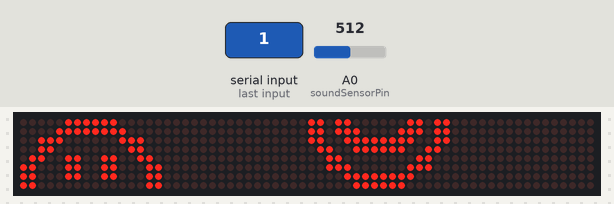
The sketch below on a simulated Arduino Uno, built with avr-gcc and run on an emulated ATmega328P. On the bench: 64×8 LED matrix. The test bench sets the inputs (shaded band); at power-on: A0 (soundSensorPin) = 512. What the sketch prints to the serial monitor is not drawn.

1.3 s: "1" received over Serial
Above: at 3.4 s.
Timing chart, 0 to 4.9 s (numbered marks = the images above; inputs shaded):
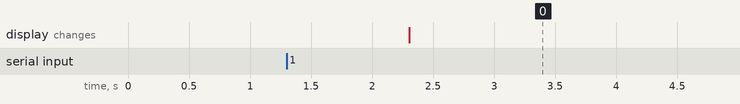

Measured:
- after the input at 1.3 s, the display: changes after 1.0 s (image 0)

The sketch:

Primary_Code_copy.ino
```cpp
/*
pins:
CS = 10
CLK = 13
DIN = 11
SOUND PIN =A0
*/

#include <MD_Parola.h>
#include <MD_MAX72xx.h>
#include <SPI.h>


#define HARDWARE_TYPE MD_MAX72XX::FC16_HW
//#define HARDWARE_TYPE MD_MAX72XX::GENERIC_HW

#define MAX_DEVICES 8
#define CS_PIN 10

MD_Parola myDisplay = MD_Parola(HARDWARE_TYPE, CS_PIN, MAX_DEVICES);

// Define custom characters
const uint8_t Smile[] = {8, 60, 66, 149, 145, 145, 149, 66, 60 };// Smile 8x8
//default smile
const uint8_t default_SmileTR[] = {8, 224, 240, 28, 12, 6, 115, 115, 3}; //default smile top right
const uint8_t default_SmileTL[] = {8, 3, 115, 115, 6, 12, 28, 240, 224}; //default smile top left
const uint8_t default_SmileBR[] = {8, 7, 15, 56, 51, 103, 206, 204, 204}; //default smile Bottom right
const uint8_t default_SmileBL[] = {8, 204, 204, 206, 103, 51, 56, 15, 7}; //default smile Bottom left
//Talk mouth closed. The top half of the animation remains the same
const uint8_t TMC_SmileBR[] = {8, 7, 15, 56, 48, 102, 198, 198, 198, };
const uint8_t TMC_SmileBL[] = {8, 198, 198, 198, 102, 48, 56, 15, 7};
//Talk mouth open
const uint8_t TMO_SmileBR[] = {8, 7, 15, 56, 48, 96, 198, 207, 207,};
const uint8_t TMO_SmileBL[] = {8, 207, 207, 198, 96, 48, 56, 15, 7,};
// Speech bubble
const uint8_t SB_LEFT[] = {8, 0, 78, 127, 123, 49, 17, 17, 17,};
const uint8_t SB_RIGHT[] = {8, 17, 17, 17, 27, 31, 14, 0, 0, };

// Create structures
typedef struct
{
  uint8_t spacing;  // character spacing
  const char *msg;  // message to display
} msgDef_t;

//Create Animation and default frame
msgDef_t IdleFace[] =
{
  {0, "!#        $%"}
};

msgDef_t Animation[] = // Each line is a "frame" of animation
 {
  {0, "!#+-&/"},
  {0, "!#+-=?"},
};

#define MAX_STRINGS  (sizeof(Animation)/sizeof(Animation[0]))

// General variables

int x = 0;
const int soundSensorPin = A0;  // Analog pin to which the sensor is connected
bool SoundActivity = false;


void setup() {
  Serial.begin(9600);
  myDisplay.begin();

  //Add characters to be used in animation
  // Default idle smile
  myDisplay.addChar('!', default_SmileTR);
  myDisplay.addChar('#', default_SmileTL);
  myDisplay.addChar('$', default_SmileBR);
  myDisplay.addChar('%', default_SmileBL);

  //Talk Anim mouths
  myDisplay.addChar('&', TMC_SmileBR);
  myDisplay.addChar('/', TMC_SmileBL);
  myDisplay.addChar('=', TMO_SmileBR);
  myDisplay.addChar('?', TMO_SmileBL);

  //Text bubble
  myDisplay.addChar('+', SB_LEFT);
  myDisplay.addChar('-', SB_RIGHT);

  myDisplay.setIntensity(4);


  if (SoundActivity == true) {
    myDisplay.setCharSpacing(Animation[0].spacing);
    myDisplay.displayText(Animation[0].msg, PA_LEFT, 200, 200, PA_PRINT);
  }
  else{
    myDisplay.setCharSpacing(IdleFace[0].spacing);
    myDisplay.displayText(IdleFace[0].msg, PA_LEFT, 200, 200, PA_PRINT);
  };
  //myDisplay.displayText(Animation[0].msg, PA_LEFT, 200, 200, PA_PRINT);
};

void loop() {
  static uint8_t	n = 1;
  int sensorValue = analogRead(soundSensorPin);
  int i = 0;


Serial.println("write the thing");
while(Serial.available() == 0) {
}
String boop = Serial.readString();
Serial.println(boop);

  ///Serial.println("Activity");
  //Serial.println(sensorValue);
  //if (sensorValue > 100) {
  String r = "r";
  if (boop ==r){
    //Serial.println("Activity");
    //Serial.println(sensorValue);
    SoundActivity = true;
    //delay(3000);
  }
  else{
    SoundActivity = false;
  }
  Serial.print(SoundActivity);
    if (myDisplay.displayAnimate()) {
    if (SoundActivity == true){
      for (i = 0; i <=8; i++){
        myDisplay.setTextBuffer(Animation[n].msg);
        myDisplay.setCharSpacing(Animation[n].spacing);
        Serial.println(i);
        Serial.println("Animation Forloop");


      }
    }
    else {
      myDisplay.setTextBuffer(IdleFace[n].msg);
      myDisplay.setCharSpacing(IdleFace[n].spacing);

    };
    myDisplay.displayReset();
    n = (n + 1) % MAX_STRINGS;

  };
}
    
```
